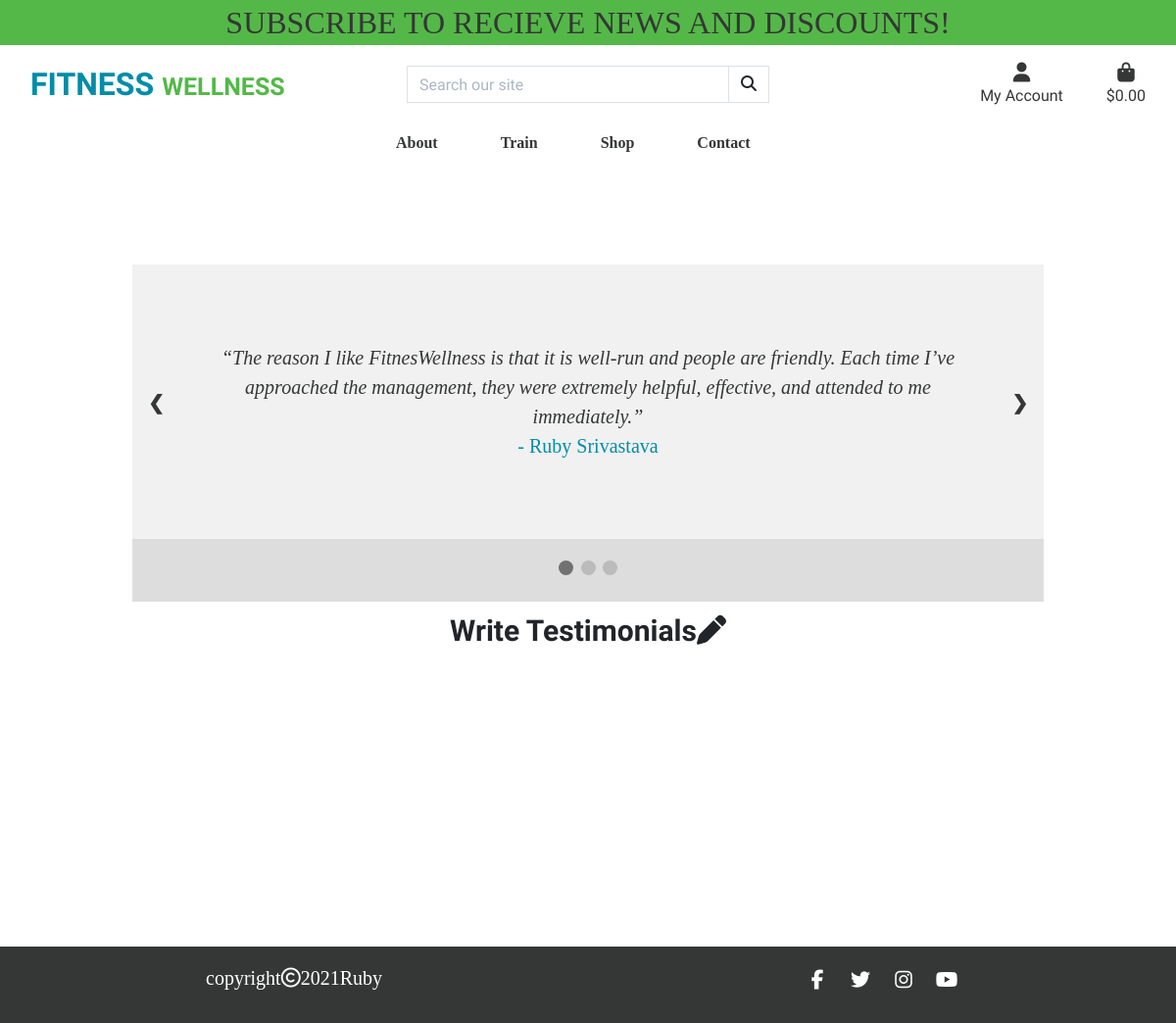
Page /testimonials/ on the committed database.
### testimonials/models.py (models this page shows, shortened)
class Testimonial(models.Model):
    name = models.CharField(max_length=254)
    email = models.EmailField(max_length=254, unique=True)
    testimony = models.TextField()

### testimonials/views.py (the view)
# urls.py: path('', views.all_testimonials, name='testimonials'),
def all_testimonials(request):
    testimonials = Testimonial.objects.all()
    context = {
        'testimonials': testimonials,
    }
    return render(request, 'testimonials/testimonials.html', context)

### bag/contexts.py (called while the page is built, shortened)
def bag_contents(request):
    bag_items = []
    total = 0
    product_count = 0
    bag = request.session.get('bag', {})
    if total < settings.FREE_DELIVERY_THRESHOLD:
        delivery = total * Decimal(settings.STANDARD_DELIVERY_PERCENTAGE / 100)
        free_delivery_delta = settings.FREE_DELIVERY_THRESHOLD - total
    else:
        delivery = 0
        free_delivery_delta = 0
    grand_total = delivery + total
    context = {
        'bag_items': bag_items,
        'total': total,
        'product_count': product_count,
        'delivery': delivery,
        'free_delivery_delta': free_delivery_delta,
        'free_delivery_threshold': settings.FREE_DELIVERY_THRESHOLD,
        'grand_total': grand_total,
    }
    return context

### testimonials/templates/testimonials/testimonials.html (shortened to what this page needs)
{% extends "base.html" %}
{% load static %}
{% block content %}
<div class="container container-fluid gym-container">
    <div class="row mt-5">
        <div class="col-12">
            <div class="slideshow-container mt-5">
                {% for testimonial in testimonials %}
                <div class="mySlides">
                    <q class="mb-0 gym-para">{{ testimonial.testimony }}</q>
                    <p class="mb-0 author gym-para">- {{ testimonial.name }}</p>
                </div>
                {% endfor %}
                <a class="prev" onclick="plusSlides(-1)">&#10094;</a>
                <a class="next" onclick="plusSlides(1)">&#10095;</a>
            </div>
            <div class="dot-container">
                <span class="dot" onclick="currentSlide(1)"></span>
                <span class="dot" onclick="currentSlide(2)"></span>
                <span class="dot" onclick="currentSlide(3)"></span>
            </div>
        </div>
    </div>
    <div class="row">
        <div class="col-12">
            <a class="btn text-right testimony" href="{% url 'add_testimonial' %}">Write Testimonials<i
                    class="fas fa-pen"></i></a>
        </div>
    </div>
</div>
{% endblock %}

### static/css/base.css (style rules this page uses)
html { height: 100%; }
body { min-height: calc(100vh - 56px); color: #343735; font-family: "rationale"; }
@media (min-width: 1200px) { .container { max-width: 80%; } }
.gym-container { color: #343735; align-items: center; text-align: center; min-height: calc(100vh - 56px); }
.gym-para { font-size: 20px; font-family: "expo"; }
a { color: #343735; }
.testimony { font-weight: bold; font-size: 30px; }
.slideshow-container { position: relative; background: #f1f1f1f1; }
.mySlides { display: none; padding: 80px; text-align: center; }
.prev, .next { cursor: pointer; position: absolute; top: 50%; width: auto; margin-top: -30px; padding: 16px; color: #888; font-weight: bold; font-size: 20px; border-radius: 0 3px 3px 0; user-select: none; }
.prev { position: absolute; left: 0; border-radius: 3px 0 0 3px; }
.next { position: absolute; right: 0; border-radius: 3px 0 0 3px; }
.dot-container { text-align: center; padding: 20px; background: #ddd; }
.dot { cursor: pointer; height: 15px; width: 15px; margin: 0 2px; background-color: #bbb; border-radius: 50%; display: inline-block; transition: background-color 0.6s ease; }
.active, .dot:hover { background-color: #717171; }
q { font-style: italic; }
.author { color: #008da8; }

### rows in the picture
Testimonial: testimony "The reason I like FitnesWellness is that it is well-run and people are friendly. Each time I’ve approached the management, they were extremely helpful, effective, and attended to me immediately.", name "Ruby Srivastava"
